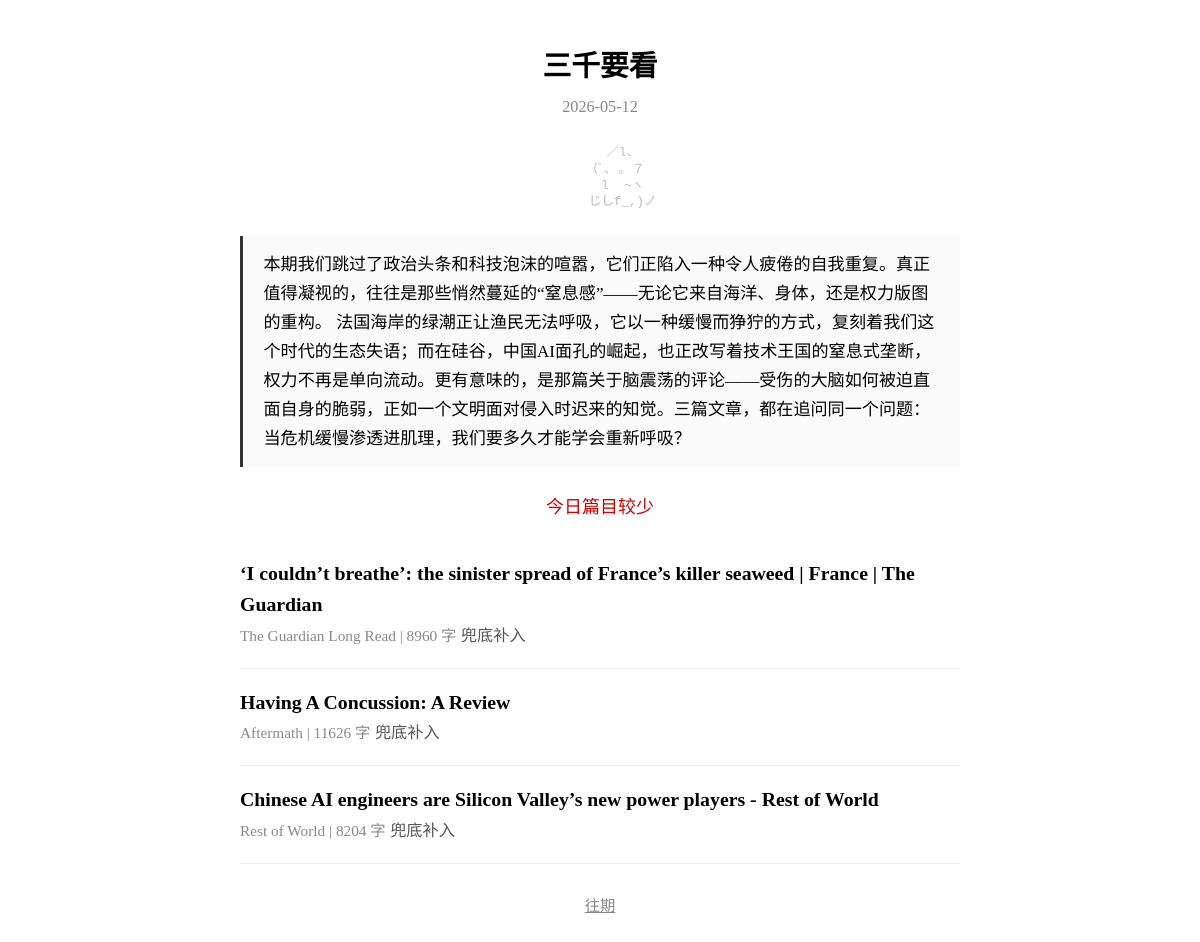
Before: / with the older database file.
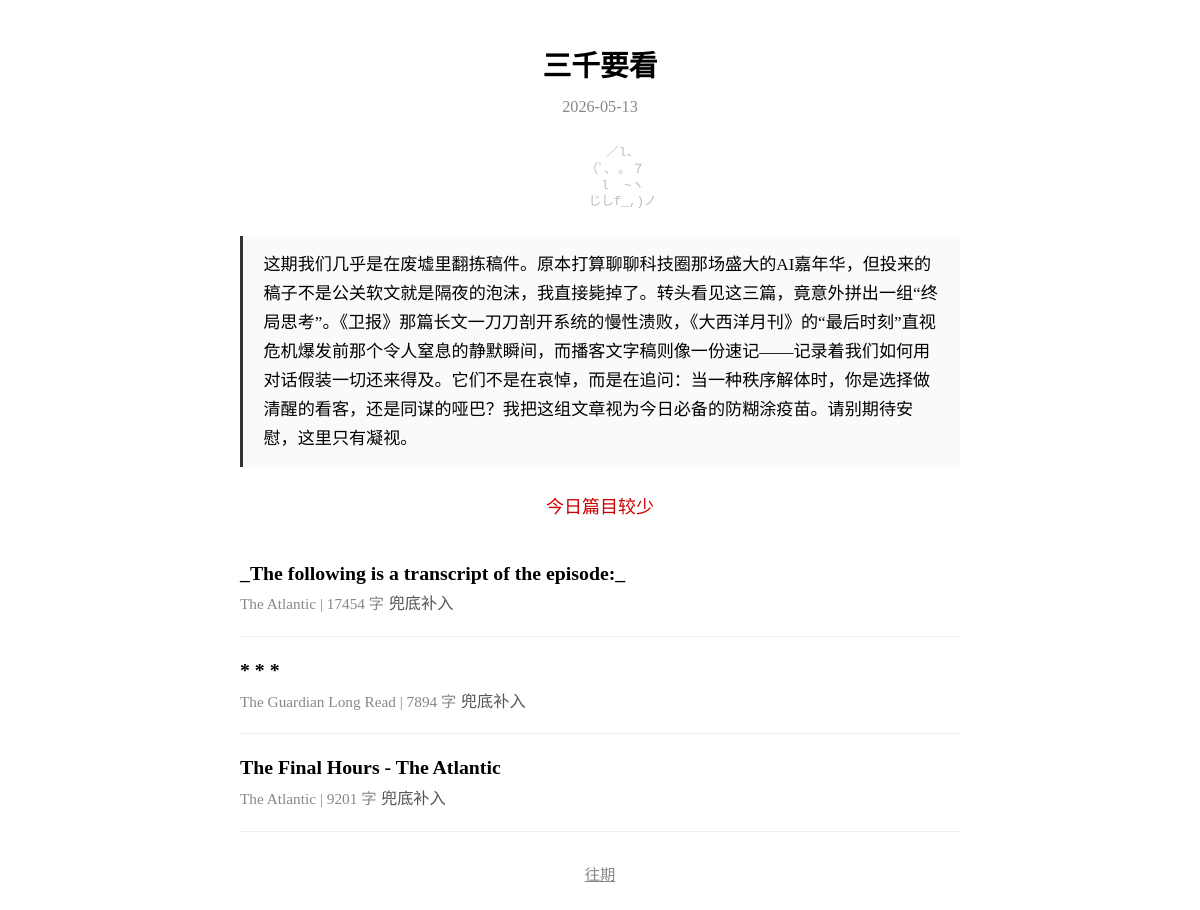
After: the same page with the newer database file.
### tables this page shows
CREATE TABLE issues (
            date TEXT PRIMARY KEY,
            articles TEXT NOT NULL DEFAULT '[]',
            editor_note TEXT NOT NULL DEFAULT '',
            stats TEXT NOT NULL DEFAULT '{}',
            epub_sent_at TEXT
        );

CREATE TABLE articles (
            id TEXT PRIMARY KEY,
            title_zh TEXT NOT NULL DEFAULT '',
            source TEXT NOT NULL DEFAULT '',
            source_url TEXT NOT NULL DEFAULT '',
            author TEXT NOT NULL DEFAULT '',
            summary_zh TEXT NOT NULL DEFAULT '',
            tags TEXT NOT NULL DEFAULT '[]',
            word_count_zh INTEGER NOT NULL DEFAULT 0,
            original_word_count INTEGER NOT NULL DEFAULT 0,
            translation_model TEXT NOT NULL DEFAULT '',
            prompt_version TEXT NOT NULL DEFAULT '',
            quality_score TEXT NOT NULL DEFAULT '{}',
            read_status TEXT NOT NULL DEFAULT 'unread',
            read_at TEXT,
            fetched_at TEXT NOT NULL DEFAULT ''
        , section_id TEXT NOT NULL DEFAULT '', has_spoiler INTEGER NOT NULL DEFAULT 0, topic_keywords TEXT NOT NULL DEFAULT '[]');

### server.py (the view)
@app.get("/", response_class=HTMLResponse)
async def index():
    latest_date = get_latest_issue_date()
    today_str = date.today().isoformat()
    if not latest_date:
        template = env.get_template("index.html")
        return template.render(issue=None, articles=[], today=today_str)
    issue = get_issue(latest_date)
    if not issue:
        template = env.get_template("index.html")
        return template.render(issue=None, articles=[], today=today_str)
    article_ids = issue.get("articles", [])
    articles = get_articles_by_ids(article_ids)
    template = env.get_template("index.html")
    return template.render(issue=issue, articles=articles, today=latest_date)

### templates/index.html (shortened to what this page needs)
<!DOCTYPE html>
<html lang="zh-CN">
<head>
</head>
<body>
{% if issue %}
<h1>三千要看</h1>
<div class="date">{{ today }}</div>
<pre class="cat-art">
      ／l、
    （ﾟ､ ｡ ７
      l  ~ヽ
      じしf_,)ノ
</pre>
<div class="editor-note">
{{ issue.editor_note | e }}
</div>
{% if issue.stats.get('fallback_note') %}
<p style="color:#c00;text-align:center">{{ issue.stats.fallback_note }}</p>
{% endif %}
<ul class="article-list">
{% for a in articles %}
<li class="article-item">
  <a href="/article/{{ a.id }}">
    <span class="title">{{ a.title_zh or a.id }}</span>
    <span class="meta">{{ a.source }} | {{ a.word_count_zh }} 字</span>
    <span class="summary">{{ a.summary_zh }}</span>
  </a>
</li>
{% endfor %}
</ul>
{% endif %}
<div class="footer">
  <a href="/archive">往期</a>
</div>
</body>
</html>

### templates/index.html (style rules this page uses)
body { max-width:720px;margin:0 auto;padding:24px 18px;background:#fff;color:#000;font-size:18px;line-height:1.6;font-family:serif }
h1 { text-align:center;font-size:1.6em;margin-bottom:.2em }
.date { text-align:center;color:#888;font-size:.9em;margin-bottom:1.5em }
.editor-note { border-left:3px solid #333;padding:.8em 1.2em;margin:1.5em 0;background:#fafafa;font-size:.95em;line-height:1.7 }
.article-list { list-style:none;padding:0 }
.article-item { padding:1em 0;border-bottom:1px solid #eee }
.article-item a { text-decoration:none;color:#000 }
.article-item .title { font-size:1.1em;font-weight:bold;display:block }
.article-item .meta { color:#888;font-size:.85em;margin-top:.3em }
.article-item .summary { color:#555;font-size:.9em;margin-top:.4em;line-height:1.5 }
.footer { text-align:center;margin-top:2em;font-size:.85em }
.footer a { color:#888 }
.cat-art { text-align:center;color:#bbb;font-size:.7em;line-height:1.3;margin:1em 0 }

Changed rows visible on the page:
removed issues: date "2026-05-12", editor_note "本期我们跳过了政治头条和科技泡沫的喧嚣，它们正陷入一种令人疲倦的自我重复。真正值得凝视的，往往是那些悄然蔓延的“窒息感”——无论它来自海洋、身体，还是权力版图的重构。 法国海岸的绿潮正让渔民无法呼吸，它以一种缓慢而狰狞的方式，复刻着我们这个时代的生态失语；而在硅谷，中国AI面孔的崛起，也正改写着技术王国的窒息式垄断，权力不再是单向流动。更有意味的，是那篇关于脑震荡的评论——受伤的大脑如何被迫直面自身的脆弱，正如一个文明面对侵入时迟来的知觉。三篇文章，都在追问同一个问题：当危机缓慢渗透进肌理，我们要多久才能学会重新呼吸？"
removed articles: title_zh "Having A Concussion: A Review", source "Aftermath", word_count_zh "11626", summary_zh "兜底补入"
removed articles: title_zh "Chinese AI engineers are Silicon Valley’s new power players - Rest of World", source "Rest of World", word_count_zh "8204", summary_zh "兜底补入"
added issues: date "2026-05-13", editor_note "这期我们几乎是在废墟里翻拣稿件。原本打算聊聊科技圈那场盛大的AI嘉年华，但投来的稿子不是公关软文就是隔夜的泡沫，我直接毙掉了。转头看见这三篇，竟意外拼出一组“终局思考”。《卫报》那篇长文一刀刀剖开系统的慢性溃败，《大西洋月刊》的“最后时刻”直视危机爆发前那个令人窒息的静默瞬间，而播客文字稿则像一份速记——记录着我们如何用对话假装一切还来得及。它们不是在哀悼，而是在追问：当一种秩序解体时，你是选择做清醒的看客，还是同谋的哑巴？我把这组文章视为今日必备的防糊涂疫苗。请别期待安慰，这里只有凝视。"
added articles: title_zh "_The following is a transcript of the episode:_", source "The Atlantic", word_count_zh "17454", summary_zh "兜底补入"
changed articles "The Guardian Long Read": title_zh "‘I couldn’t breathe’: the sinister spread of France’s killer seaweed | France | The Guardian" → "* * *"; word_count_zh "8960" → "7894"
added articles: title_zh "The Final Hours - The Atlantic", source "The Atlantic", word_count_zh "9201", summary_zh "兜底补入"
